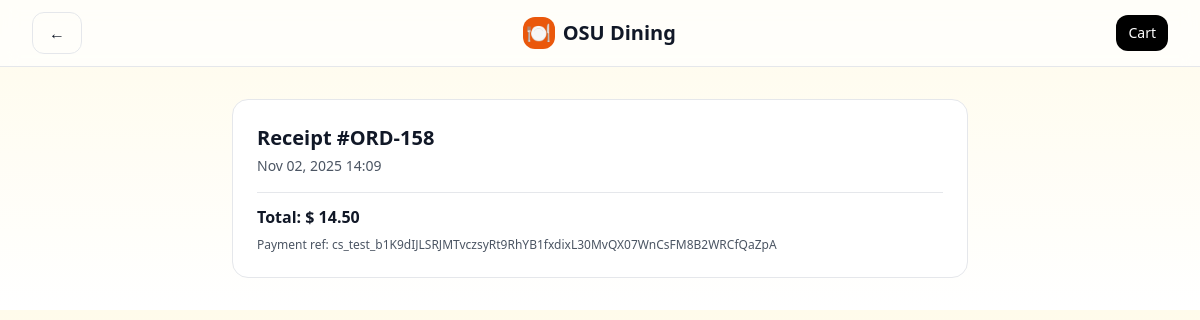
Screenshot of /orders/158/receipt/ (signed in) with the database file from the repository.
### dining/models.py (models this page shows)
class Order(models.Model):
    STATUS = [('pending', 'Pending'), ('paid', 'Paid'), ('failed', 'Failed'), ('canceled', 'Canceled')]
    user = models.ForeignKey(User, null=True, blank=True, on_delete=models.SET_NULL)
    guest_token = models.CharField(max_length=64, blank=True, db_index=True)
    status = models.CharField(max_length=16, choices=STATUS, default='pending')
    total = models.DecimalField(max_digits=10, decimal_places=2, default=0)
    payment_ref = models.CharField(max_length=128, blank=True)
    created_at = models.DateTimeField(auto_now_add=True)

### dining/views_account.py (the view)
# urls.py: path("orders/<int:order_id>/receipt/", views_account.order_receipt, name="order_receipt"),  # optional
def order_receipt(request, order_id):
    order = get_object_or_404(Order, id=order_id)
    allowed = (request.user.is_authenticated and order.user_id == request.user.id) \
              or (order.guest_token and order.guest_token == _guest_token(request))
    if not allowed:
        return render(request, "orders/receipt.html", {"order": None, "not_allowed": True})
    items = OrderItem.objects.filter(order=order).select_related("menu_item").only("qty", "price_each", "menu_item__name")
    return render(request, "orders/receipt.html", {"order": order, "items": items})

### templates/orders/receipt.html (shortened to what this page needs)
{% load static %}
<!doctype html>
<html lang="en">
<head>
  <script src="https://cdn.tailwindcss.com"></script>
</head>
<body class="bg-gradient-to-b from-amber-50 to-white text-gray-900">
  <header class="sticky top-0 z-40 bg-white/70 backdrop-blur border-b">
    <div class="w-full px-4 md:px-6 lg:px-8 py-3 flex items-center justify-between">
        <button type="button"
          class="px-4 py-2 rounded-xl border hover:bg-gray-50"
          onclick="if (document.referrer) { window.history.back(); } else { window.location.href = '/'; }">
    ←
  </button>
      <a href="/" class="flex items-center gap-2 font-bold text-xl">
        <span class="inline-flex h-8 w-8 items-center justify-center rounded-xl bg-orange-600 text-white">🍽️</span>
        OSU Dining
      </a>
      <a href="/cart/" class="text-sm px-3 py-2 rounded-xl bg-black text-white">Cart</a>
    </div>
  </header>
<body class="bg-gradient-to-b from-amber-50 to-white text-gray-900">
  <main class="max-w-3xl mx-auto px-4 py-8">
    {% if not_allowed %}
      <div class="bg-white border rounded-2xl p-6">You don’t have access to this receipt.</div>
    {% elif not order %}
      <div class="bg-white border rounded-2xl p-6">Receipt not found.</div>
    {% else %}
      <div class="bg-white border rounded-2xl p-6">
        <h1 class="text-xl font-bold">Receipt #ORD-{{ order.id }}</h1>
        <div class="text-sm text-gray-600 mt-1">{{ order.created_at|date:"M d, Y H:i" }}</div>
        <div class="mt-4 border-t pt-3 font-semibold">Total: $ {{ order.total|floatformat:2 }}</div>
        {% if order.payment_ref %}
          <div class="text-xs text-gray-600 mt-2">Payment ref: {{ order.payment_ref }}</div>
        {% endif %}
      </div>
    {% endif %}
  </main>
</body>
</html>

### rows the page displays
Order: id "158", created_at "Nov 02, 2025 14:09", total "14.50", payment_ref "cs_test_b1K9dIJLSRJMTvczsyRt9RhYB1fxdixL30MvQX07WnCsFM8B2WRCfQaZpA"
